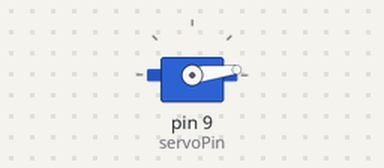
Recording of a sketch running on a simulated Arduino Uno, built with avr-gcc and run on an emulated ATmega328P. On the bench: servo.

Above: at 0.05 s.
At 0.85 s:
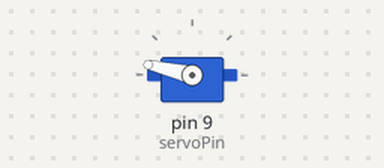
At 1.2 s:
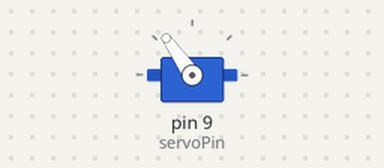
At 1.7 s:
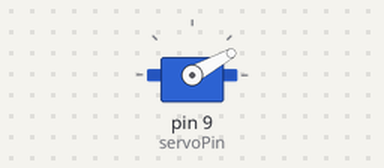
Timing chart, 0 to 4.2 s (numbered marks = the images above):
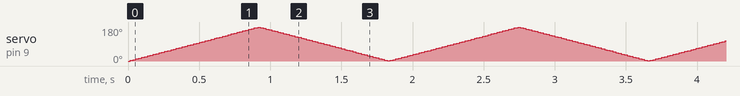

The sketch:

servo_test.ino
```cpp
#include <Servo.h>
const int servoPin = 9;
Servo servo;
int angle = 0;
void setup() {
 servo.attach(servoPin);
}

void loop() {

  for(angle = 0; angle < 180; angle++) {
    servo.write(angle);
    delay(5);
  }

  for(angle = 180; angle > 0; angle--) {
    servo.write(angle);
    delay(5);
    }

}
```
